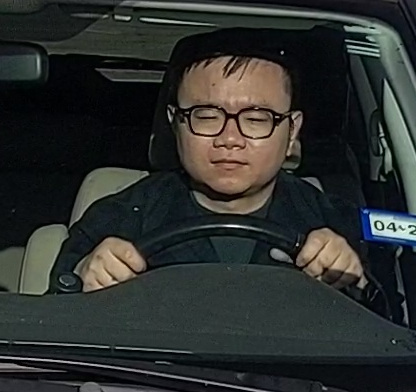
#> input picture khai.jpg, 416 x 392 px, found by its file name
$ python variation.py   (older library calls are emulated)
#> lines starting #> are read from the running program, lines starting #| are printed output that depends on the picture; pictures that were not available may be replaced by others from this repository, and a replacement may not be noted
"""
Python Script intended to apply a selection of modifications to a selected image
generating many variations of the same image to see what effect is had on facial recognition

This will be done in batch on a large selection of files
"""
import os
import sys
from tkinter import Button, Label, Tk, filedialog
from typing import Any

import cv2
import numpy as np
import numpy.typing as npt

### FLAGS ###
VIZ = True     # Display output to screen
OUTPUT = True   # Write output to a jpg file
VIDEO = True   # True means to populate ./raw with frames from a video, False uses ./raw as is


# Create the haar cascade
cascPath = "haarcascade_frontalface_default.xml"
faceCascade = cv2.CascadeClassifier(cascPath)
# Source Image Array
IMG_ARR = {}

# [10 lines of commented-out code are left out]

def acquire_frames():
    """
    Pick out frames from a video
    """
    # open a file chooser dialog and allow the user to select an input image
    path = filedialog.askopenfilename()
#> the answer given: khai.jpg
    print("Path:", path)

def parse_dir():
    """ Parses a directory of images and calls the function to modify images """
    for file_name in os.listdir("./raw"):
        # check if the image ends with png or jpg or jpeg
        if (file_name.endswith(".png") or file_name.endswith(".jpg")\
            or file_name.endswith(".jpeg")):
            print("Reading File: " + file_name + "...")
            img = cv2.imread("raw/" + file_name)
#> img is the input picture: shape (392, 416, 3); mean B, G, R 45.9, 47.9, 45

            if img is None:
                print('Could not open or find the image: img/' + file_name)
                exit(0)

            IMG_ARR[file_name] = img

    return 0

def bri_con(cur_img, b, w) -> npt.NDArray[Any]:
    """
    Adjust the brightness/contrast of the image by modifying the blackpoint, whitepoint, and greypoint

    :param cur_img: input BGR pixel array
    :param b: black point - this value and anything below it will be set to zero
    :param w: white point - this value and anything below it will be set to 255

    TODO: How do I change greypoint???
    """
    # Convert to HSV and split
    hsv_img = cv2.cvtColor(cur_img, cv2.COLOR_BGR2HSV)
    h,s,v = cv2.split(hsv_img)

    # Modify value channel by clipping at the black and white points
    # subtracting the black point
    # and scaling the whole thing so that the new white point is 255
    scale = (w-b)/255
    c_v = np.clip(v, b, w) - b              # Clipped Values
    s_v = c_v / scale                   # Scaled Values

    # Recombine channels
    hsv_new = cv2.merge([h,s,s_v.astype(np.uint8)])

    # Convert back to bgr
    n_img = cv2.cvtColor(hsv_new, cv2.COLOR_HSV2BGR)

    return n_img

def hue_sat(cur_img, hmod, smod, vmod=0) -> npt.NDArray[Any]:
    """
    Modifies the Hue and Saturation of an Image

    :param cur_img: input BGR pixel array
    :param hmod: hue offset - all hue values will be incremented by this number (overflow loops)
    :param smod: saturation percentage - all saturation values will be **scaled** by this **percentage** (overflow loops)
    :param vmod: value offset - all values will be incremented by this number (overflow loops)
    """
    # Convert to HSV and split
    hsv = cv2.cvtColor(cur_img, cv2.COLOR_BGR2HSV)
    h,s,v = cv2.split(hsv)

    print("Saturation:", hsv[:,:,1].mean())

    # Modify channels by adding difference and modulo 180
    hnew = np.mod(h + hmod, 180).astype(np.uint8)
    snew = s*(1+(smod)/100)
    snew = np.clip(snew.astype(np.uint8), 0, 255)
    vnew = np.mod(v + vmod, 256).astype(np.uint8)

    # Recombine channels
    hsv_new = cv2.merge([hnew,snew,vnew])

    print("Saturation:", hsv_new[:,:,1].mean())

    # Convert back to bgr
    n_img = cv2.cvtColor(hsv_new, cv2.COLOR_HSV2BGR)

    return n_img


def color_mod(cur_img, b_scale, g_scale, r_scale) -> npt.NDArray[Any]:
    """
    Adjusts the Intensity of each BGR value individually

    :param cur_img: input BGR pixel array
    :param b_scale: percentage value to scale blue pixels
    :param g_scale: percentage value to scale green pixels
    :param r_scale: percentage value to scale red pixels
    """
    b,g,r = cv2.split(cur_img)

    b = b * b_scale
    g = g * g_scale
    r = r * r_scale

    b = np.clip(b, 0, 255)
    g = np.clip(g, 0, 255)
    r = np.clip(r, 0, 255)

    n_img = cv2.merge([b,g,r])

    return n_img

# def mod_brightness_contrast(img, a, b):
#     """
#     https://docs.opencv.org/3.4/d3/dc1/tutorial_basic_linear_transform.html
#     Brightness and contrast adjustments
#         Two commonly used point processes are multiplication and addition with a constant:

#         g(x)=αf(x)+β
#         The parameters α>0 and β are often called the gain and bias parameters; sometimes these parameters are said to control contrast and brightness respectively.
#         You can think of f(x) as the source image pixels and g(x) as the output image pixels. Then, more conveniently we can write the expression as:

#         g(i,j)=α⋅f(i,j)+β
#         where i and j indicates that the pixel is located in the i-th row and j-th column.

#         :param img: source image
#         :param a: (float) alpha value, often called gain or contrast. [1.0-3.0]
#         :param b: (int) beta value, often called bias or brightness. [0-100]
#     """
#     return cv2.convertScaleAbs(img, alpha=a, beta=b)

# def gamma_trans(img, gamma):
#     gamma_table=[np.power(x/255.0,gamma)*255.0 for x in range(256)]
#     gamma_table=np.round(np.array(gamma_table)).astype(np.uint8)
#     return cv2.LUT(img,gamma_table)

def pixel_print(name: str, cur_img) -> None:
    """
    Debugging Pixel Values
    """
    hsv = cv2.cvtColor(cur_img, cv2.COLOR_BGR2HSV)
    b,g,r = cv2.split(cur_img)
    h,s,v = cv2.split(hsv)

    print(name + ":")
    print("\tMax =", np.max(v))
    print("\tMin =", np.min(v))
    # [5 lines of commented-out code are left out]

def main():
    """
    main
    """

    if VIDEO:
        acquire_frames()

    parse_dir()

    for file_name, cur_img in IMG_ARR.items():

        ### Greyscale
        gry = cv2.cvtColor(cur_img, cv2.COLOR_BGR2GRAY)


        ##########   FACES   ##########
        # # Detect faces in the image
        faces = faceCascade.detectMultiScale(
            gry,
            scaleFactor=1.1,
            minNeighbors=5,
            minSize=(30, 30),
            flags = cv2.CASCADE_SCALE_IMAGE #flags =cv2.cv.CV_HAAR_SCALE_IMAGE
        )

        # [7 lines of commented-out code are left out]
        x, w, y, h = 161, 143, 62, 143
        cropped = cur_img[y:y+h, x:x+w]


        ########## ADJUSTMENTS ##########
        # Brightness/Contrast using Black and White points
        # TODO: Add grey point
        fc_1 = bri_con(cur_img, 0, 190)
        fc_2 = bri_con(fc_1, 0, 200)
        fc_3 = bri_con(fc_2, 50, 200)
        fc_12_220 = bri_con(cur_img, 12, 220)
        fc_24_185 = bri_con(cur_img, 24, 185)

        pixel_print("cur_img", cur_img)
        pixel_print("cropped", cropped)
        pixel_print("fc_24_185", fc_24_185)

        # Hue/Saturation
        low_sat_45 = hue_sat(fc_24_185, 45, 1)
        high_sat_45 = hue_sat(fc_24_185, 45, 100)
        low_sat_90 = hue_sat(fc_24_185, 90, 1)
        high_sat_90 = hue_sat(fc_24_185, 90, 100)
        low_sat_135 = hue_sat(fc_24_185, 135, 1)
        high_sat_135 = hue_sat(fc_24_185, 135, 100)
        low_sat_180 = hue_sat(fc_24_185, 180, 1)
        high_sat_180 = hue_sat(fc_24_185, 180, 100)
        ########   END ADJUSTMENTS   ##########


        ##########  START FILE OUTPUT  ##########
        if OUTPUT:
            cv2.imwrite("edited/frame_" + file_name, cur_img)
            # cv2.imwrite("edited/2_gray_" + file_name, gry)
            # cv2.imwrite("edited/cropped" + file_name, cropped)


            cv2.imwrite("edited/g1Level_0-190_" + file_name, fc_1)
            cv2.imwrite("edited/g2Level_0-190_0-200_" + file_name, fc_2)
            cv2.imwrite("edited/g3Level_0-190_0-200_50-200_" + file_name, fc_3)
            cv2.imwrite("edited/Level_12-220_" + file_name, fc_12_220)
            cv2.imwrite("edited/Level_24-185_" + file_name, fc_24_185)


            cv2.imwrite("edited/level_24-1-185_h_90" + file_name, low_sat_45)
            cv2.imwrite("edited/level_24-1-185_h_-90" + file_name, low_sat_135)
            cv2.imwrite("edited/level_24-1-185_h_90_s_100" + file_name, high_sat_45)
            cv2.imwrite("edited/level_24-1-185_h_-90_s100" + file_name, high_sat_135)

            cv2.imwrite("edited/level_24-1-185_h_-180" + file_name, low_sat_90)
            cv2.imwrite("edited/level_24-1-185_h_-180_s_100" + file_name, high_sat_90)

            cv2.imwrite("edited/level_24-1-185_s_100" + file_name, high_sat_180)
            cv2.imwrite("edited/level_24-1-185_s_-0" + file_name, low_sat_180)
        ##########   END FILE OUTPUT   ##########

        ##########  START DISPLAY  ##########
        if VIZ:
            cv2.imshow("original", cur_img)     # Show Original
            cv2.imshow("greyscale", gry)        # Show Greyscale
            cv2.imshow("cropped", cropped)      # Show Isolated Face

            # 0 Hue
            cv2.imshow("low_sat", low_sat_180)
            cv2.imshow("high_sat", high_sat_180)
            cv2.waitKey(0)

            # 60 Hue
            cv2.imshow("low_sat", low_sat_45)
            cv2.imshow("high_sat", high_sat_45)
            cv2.waitKey(0)

            # 120 Hue
            cv2.imshow("low_sat", low_sat_90)
            cv2.imshow("high_sat", high_sat_90)
            cv2.waitKey(0)

            # 150 Hue
            cv2.imshow("low_sat", low_sat_135)
            cv2.imshow("high_sat", high_sat_135)
            cv2.waitKey(0)

            # [5 lines of commented-out code are left out]

            cv2.destroyAllWindows()
#> this loop made 1 pass
#> (file_name, faces, x, w, y) on pass 1: ('khai.jpg', [[161, 62, 143, 143]], 161, 143, 62)
#> (printed output is left out)
#> pass 1, in main, `gry = cv2.cvtColor(cur_img, cv2.COLOR_BGR2GRAY)`:
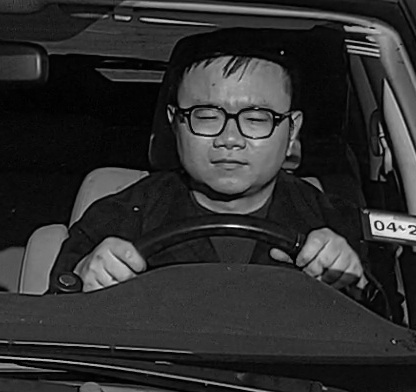
#> gry: shape (392, 416); min 0, max 254, mean 46.8
#> pass 1, in main, `cropped = cur_img[y:y+h, x:x+w]`:
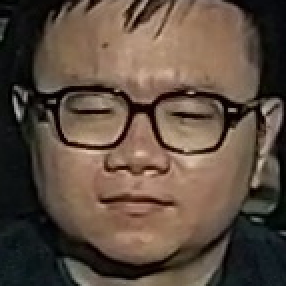
#> cropped: shape (143, 143, 3) (shown 2 times larger); mean B, G, R 64.1, 76.5, 92.8
#> pass 1, in bri_con, `h,s,v = cv2.split(hsv_img)`:
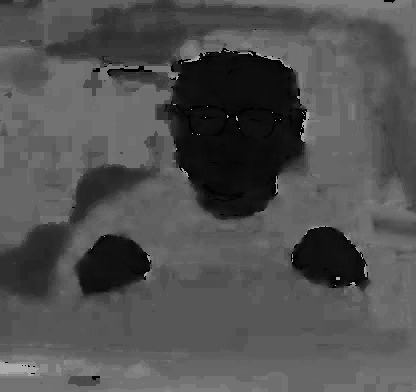
#> h: shape (392, 416); min 0, max 179, mean 80.6
#> after the loop:
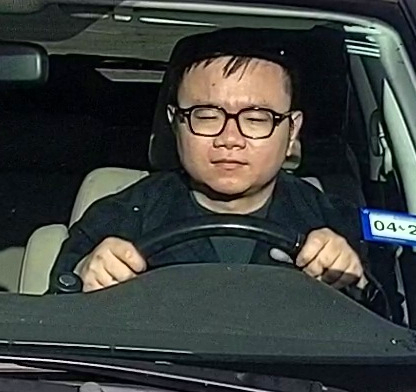
#> fc_1: shape (392, 416, 3); mean B, G, R 60.7, 63.4, 59.4
#> after the loop:
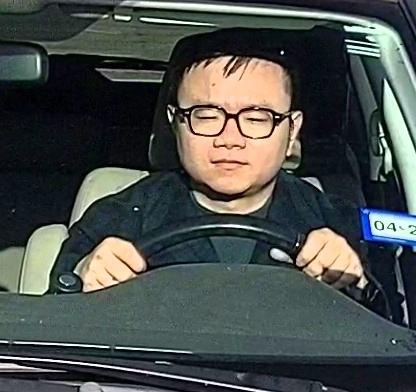
#> fc_2: shape (392, 416, 3); mean B, G, R 75.2, 78.4, 73.2
#> after the loop:
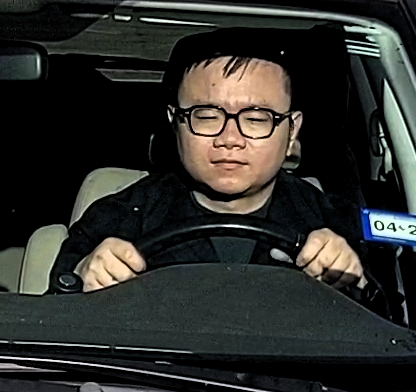
#> fc_24_185: shape (392, 416, 3); mean B, G, R 42.6, 46.2, 45.6
        ##########   END DISPLAY   ##########
    return 0

if __name__ == "__main__":
    sys.exit(main())
#> (the program exits here)
